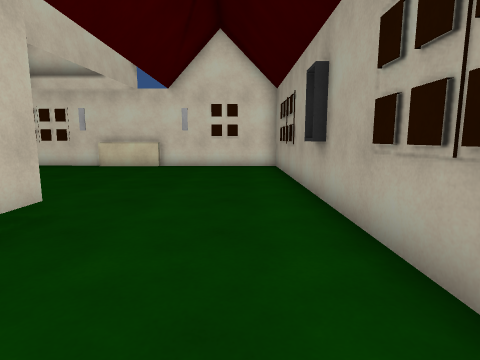
View 1 (above)

13 first-person views from a walk through a Unity game level. The camera is 1.2 m above the floor, tilts 8° down and sees 80° across. The floor is counted in squares, 1 m on a side. Each view is taken from the middle of a square. On the plan, view 1 faces up. The plan holds only what a view shows up to about 13 squares ahead; the rest is blank. The place goes on beyond the plan.

View 2
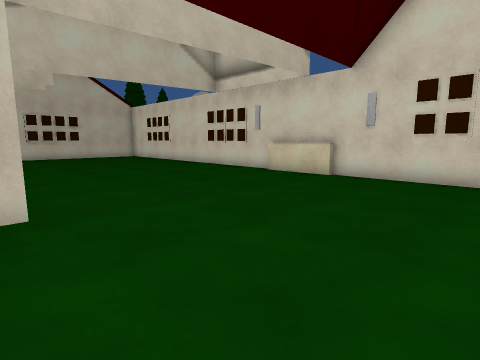

View 3
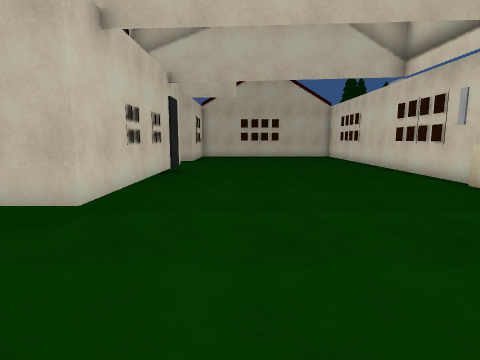

View 4
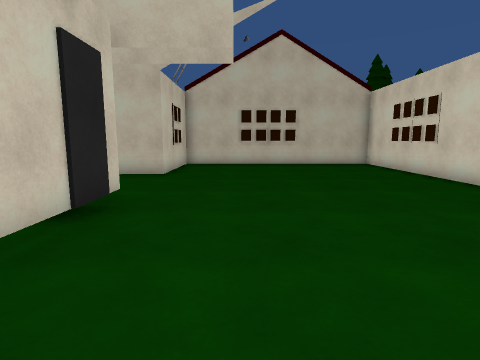

View 5
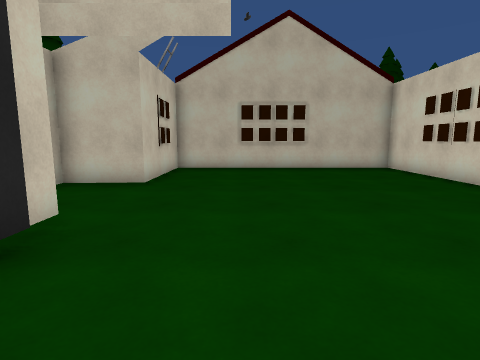

View 6
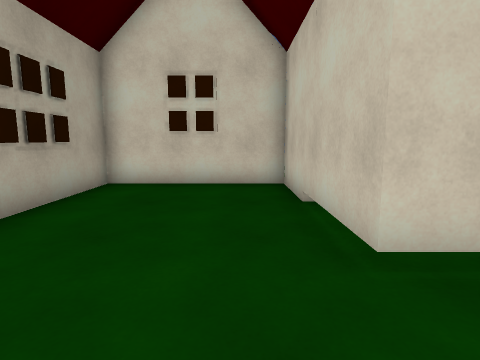

View 7
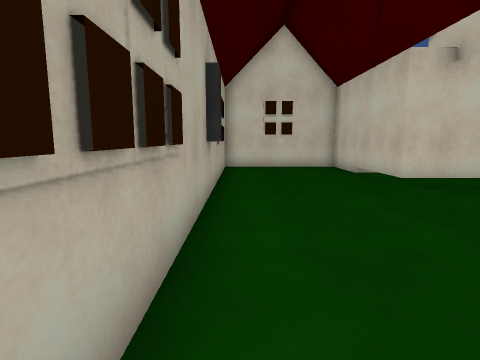

View 8
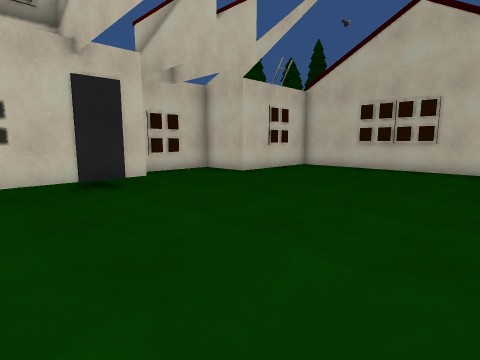

View 9
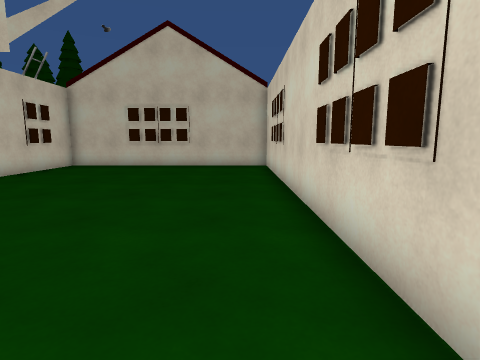

View 10
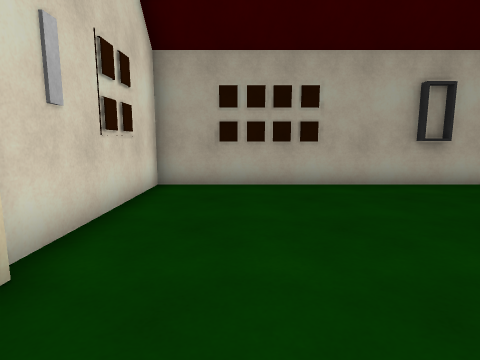

View 11
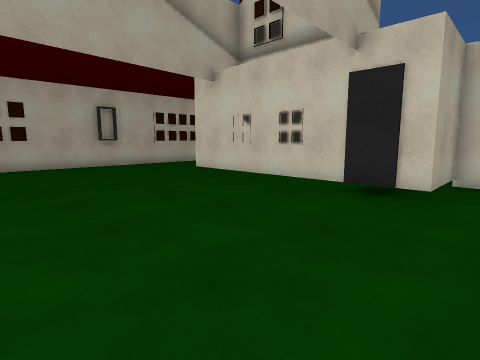

View 12
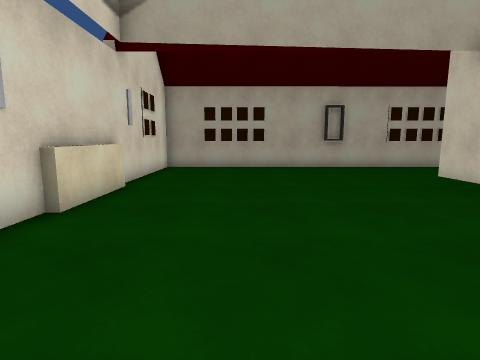

View 13
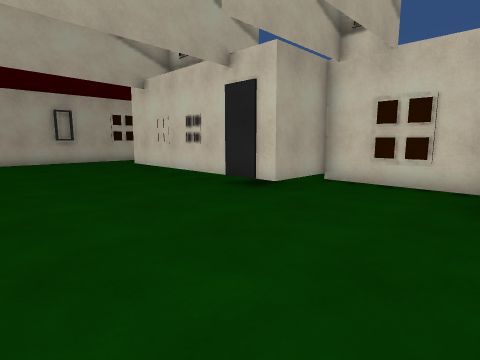

### Floor plan
Key: @ floor where view 1 was taken; # wall or solid block; . floor; H house; L ladder.
Columns run from 19 left of view 1 to 2 right of it. Each row starts with its distance up from view 1.
 13 ######################
 12 #....................H
 11 #....................H
 10 #....................H
  9 H....................H
  8 H....................H
  7 #....................H
  6 #....................
  5 #....................#
  4 ##H##...#HHHHHHH#....H
  3   LL#...# H  HHH#....H
  2     #####      H#....H
  1                 #....H
  0                 #..@.H
 -1                 ##H###

Positions as (right, up) in squares from view 1, and headings:
1: (0, 0), facing up
2: (1, 4), facing up-left
3: (1, 7), facing left
4: (-5, 7), facing left
5: (-7, 7), facing left
6: (-2, 7), facing down
7: (1, 12), facing down
8: (-7, 12), facing down-left
9: (-6, 12), facing left
10: (-6, 11), facing right
11: (-12, 11), facing down-right
12: (-11, 10), facing right
13: (-15, 10), facing down-right
